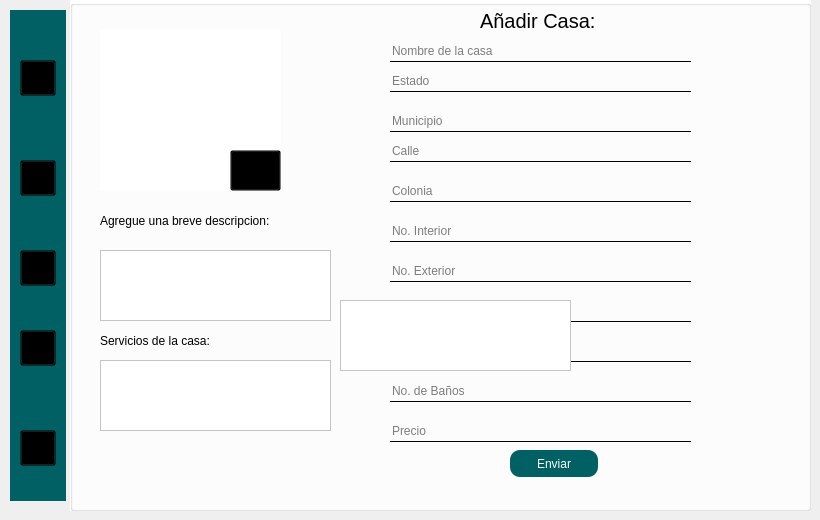
      <widget class="QWidget" name="Propietario_12">
       <widget class="QGroupBox" name="groupBox_23">
        <property name="geometry">
         <rect>
          <x>70</x>
          <y>0</y>
          <width>741</width>
          <height>511</height>
         </rect>
        </property>
        <property name="styleSheet">
         <string notr="true">QGroupBox{
background-color:white;

}
QLabel{
background-color:transparent;
color:black;
}
QLineEdit{
background-color:transparent;
border:none;
border-bottom: 1px solid;
border-color: black;
border-bottom: 1px solid;
}</string>
        </property>
        <property name="title">
         <string/>
        </property>
        <widget class="QLineEdit" name="estado_3">
         <property name="geometry">
          <rect>
           <x>320</x>
           <y>70</y>
           <width>301</width>
           <height>22</height>
          </rect>
         </property>
         <property name="styleSheet">
          <string notr="true"/>
         </property>
         <property name="placeholderText">
          <string>Estado</string>
         </property>
        </widget>
        <widget class="QLineEdit" name="calle_2">
         <property name="geometry">
          <rect>
           <x>320</x>
           <y>140</y>
           <width>301</width>
           <height>22</height>
          </rect>
         </property>
         <property name="styleSheet">
          <string notr="true"/>
         </property>
         <property name="placeholderText">
          <string>Calle</string>
         </property>
        </widget>
        <widget class="QLineEdit" name="no_habitaciones">
         <property name="geometry">
          <rect>
           <x>320</x>
           <y>340</y>
           <width>301</width>
           <height>22</height>
          </rect>
         </property>
         <property name="styleSheet">
          <string notr="true"/>
         </property>
         <property name="placeholderText">
          <string>Habitaciones</string>
         </property>
        </widget>
        <widget class="QLineEdit" name="banos_2">
         <property name="geometry">
          <rect>
           <x>320</x>
           <y>380</y>
           <width>301</width>
           <height>22</height>
          </rect>
         </property>
         <property name="styleSheet">
          <string notr="true"/>
         </property>
         <property name="placeholderText">
          <string>No. de Baños</string>
         </property>
        </widget>
        <widget class="QPushButton" name="AddCasa">
         <property name="geometry">
          <rect>
           <x>440</x>
           <y>450</y>
           <width>88</width>
           <height>27</height>
          </rect>
         </property>
         <property name="styleSheet">
          <string notr="true">QPushButton{
	background-color: #006064;
	color: white;
    selection-color: white;  
    border-radius: 10px; 
    padding: 2px 4px;
}

QPushButton:hover{
	background-color: #006064;
	color: white;
    selection-color: white;  
    border-radius: 10px; 
    padding: 2px 4px;

}</string>
         </property>
         <property name="text">
          <string>Enviar</string>
         </property>
        </widget>
        <widget class="QLabel" name="label_92">
         <property name="geometry">
          <rect>
           <x>410</x>
           <y>0</y>
           <width>171</width>
           <height>41</height>
          </rect>
         </property>
         <property name="styleSheet">
          <string notr="true">
font-size: 20px;
</string>
         </property>
         <property name="text">
          <string>Añadir Casa:</string>
         </property>
        </widget>
        <widget class="QLabel" name="img_casa">
         <property name="geometry">
          <rect>
           <x>30</x>
           <y>30</y>
           <width>181</width>
           <height>161</height>
          </rect>
         </property>
         <property name="styleSheet">
          <string notr="true">background-color: rgb(255, 255, 255);</string>
         </property>
         <property name="text">
          <string/>
         </property>
        </widget>
        <widget class="QPushButton" name="addFoto">
         <property name="geometry">
          <rect>
           <x>160</x>
           <y>150</y>
           <width>51</width>
           <height>41</height>
          </rect>
         </property>
         <property name="styleSheet">
          <string notr="true">QPushButton{
border-image: url(C:/Users/ailes/OneDrive/Escritorio/HRS/Recursos/addPhoto.png);
background-color:transparent;
    background-repeat: no-repeat;
    width: 36px;
    height: 36px;
}
</string>
         </property>
         <property name="text">
          <string/>
         </property>
        </widget>
        <widget class="QLineEdit" name="colonia_2">
         <property name="geometry">
          <rect>
           <x>320</x>
           <y>180</y>
           <width>301</width>
           <height>22</height>
          </rect>
         </property>
         <property name="styleSheet">
          <string notr="true"/>
         </property>
         <property name="placeholderText">
          <string>Colonia</string>
         </property>
        </widget>
        <widget class="QLineEdit" name="no_interior">
         <property name="geometry">
          <rect>
           <x>320</x>
           <y>220</y>
           <width>301</width>
           <height>22</height>
          </rect>
         </property>
         <property name="styleSheet">
          <string notr="true"/>
         </property>
         <property name="placeholderText">
          <string>No. Interior</string>
         </property>
        </widget>
        <widget class="QLineEdit" name="no_exterior">
         <property name="geometry">
          <rect>
           <x>320</x>
           <y>260</y>
           <width>301</width>
           <height>22</height>
          </rect>
         </property>
         <property name="styleSheet">
          <string notr="true"/>
         </property>
         <property name="placeholderText">
          <string>No. Exterior</string>
         </property>
        </widget>
        <widget class="QLineEdit" name="cp_2">
         <property name="geometry">
          <rect>
           <x>320</x>
           <y>300</y>
           <width>301</width>
           <height>22</height>
          </rect>
         </property>
         <property name="styleSheet">
          <string notr="true"/>
         </property>
         <property name="placeholderText">
          <string>Codigo Postal</string>
         </property>
        </widget>
        <widget class="QLineEdit" name="precio_3">
         <property name="geometry">
          <rect>
           <x>320</x>
           <y>420</y>
           <width>301</width>
           <height>22</height>
          </rect>
         </property>
         <property name="styleSheet">
          <string notr="true"/>
         </property>
         <property name="placeholderText">
          <string>Precio</string>
         </property>
        </widget>
        <widget class="QLineEdit" name="nom_casa_2">
         <property name="geometry">
          <rect>
           <x>320</x>
           <y>40</y>
           <width>301</width>
           <height>22</height>
          </rect>
         </property>
         <property name="styleSheet">
          <string notr="true"/>
         </property>
         <property name="placeholderText">
          <string>Nombre de la casa</string>
         </property>
        </widget>
        <widget class="QPlainTextEdit" name="plainTextEdit_2">
         <property name="geometry">
          <rect>
           <x>30</x>
           <y>360</y>
           <width>231</width>
           <height>71</height>
          </rect>
         </property>
         <property name="styleSheet">
          <string notr="true">background-color: rgb(255, 255, 255);
color:balck;
border-color: rgb(0, 0, 0);</string>
         </property>
         <property name="plainText">
          <string/>
         </property>
        </widget>
        <widget class="QLabel" name="label_93">
         <property name="geometry">
          <rect>
           <x>30</x>
           <y>200</y>
           <width>231</width>
           <height>41</height>
          </rect>
         </property>
         <property name="styleSheet">
          <string notr="true"/>
         </property>
         <property name="text">
          <string>Agregue una breve descripcion:</string>
         </property>
        </widget>
        <widget class="QPlainTextEdit" name="plainTextEdit_3">
         <property name="geometry">
          <rect>
           <x>30</x>
           <y>250</y>
           <width>231</width>
           <height>71</height>
          </rect>
         </property>
         <property name="styleSheet">
          <string notr="true">background-color: rgb(255, 255, 255);
color:balck;
border-color: rgb(0, 0, 0);</string>
         </property>
         <property name="plainText">
          <string/>
         </property>
        </widget>
        <widget class="QLabel" name="label_94">
         <property name="geometry">
          <rect>
           <x>30</x>
           <y>320</y>
           <width>231</width>
           <height>41</height>
          </rect>
         </property>
         <property name="styleSheet">
          <string notr="true"/>
         </property>
         <property name="text">
          <string>Servicios de la casa:</string>
         </property>
        </widget>
        <widget class="QLineEdit" name="municipio">
         <property name="geometry">
          <rect>
           <x>320</x>
           <y>110</y>
           <width>301</width>
           <height>22</height>
          </rect>
         </property>
         <property name="styleSheet">
          <string notr="true"/>
         </property>
         <property name="placeholderText">
          <string>Municipio</string>
         </property>
        </widget>
        <widget class="QPlainTextEdit" name="plainTextEdit_4">
         <property name="geometry">
          <rect>
           <x>270</x>
           <y>300</y>
           <width>231</width>
           <height>71</height>
          </rect>
         </property>
         <property name="styleSheet">
          <string notr="true">background-color: rgb(255, 255, 255);
color:balck;
border-color: rgb(0, 0, 0);</string>
         </property>
         <property name="plainText">
          <string/>
         </property>
        </widget>
       </widget>
       <widget class="QGroupBox" name="groupBox_24">
        <property name="geometry">
         <rect>
          <x>10</x>
          <y>10</y>
          <width>56</width>
          <height>491</height>
         </rect>
        </property>
        <property name="styleSheet">
         <string notr="true">QGroupBox{
background-color: #006064;
border: none;
}
QPushButton{
	background:transparent;
}</string>
        </property>
        <property name="title">
         <string/>
        </property>
        <widget class="QPushButton" name="home_10">
         <property name="geometry">
          <rect>
           <x>10</x>
           <y>50</y>
           <width>36</width>
           <height>36</height>
          </rect>
         </property>
         <property name="styleSheet">
          <string notr="true">QPushButton{
  border-image: url(C:/Users/ailes/OneDrive/Escritorio/HRS/Recursos/house2.png);
    background-repeat: no-repeat;
    width: 36px;
    height: 36px;
}
QPushButton:hover {
  
    background-repeat: no-repeat;
  border-image: url(C:/Users/ailes/OneDrive/Escritorio/HRS/Recursos/house.png);
}</string>
         </property>
         <property name="text">
          <string/>
         </property>
        </widget>
        <widget class="QPushButton" name="salir_10">
         <property name="geometry">
          <rect>
           <x>10</x>
           <y>420</y>
           <width>36</width>
           <height>36</height>
          </rect>
         </property>
         <property name="styleSheet">
          <string notr="true">QPushButton{
 border-image: url(C:/Users/ailes/OneDrive/Escritorio/HRS/Recursos/outSesion2.png);
    background-repeat: no-repeat;
    width: 36px;
    height: 36px;
}
QPushButton:hover {
    border-image: url(C:/Users/ailes/OneDrive/Escritorio/HRS/Recursos/outSesion.png);
    background-repeat: no-repeat;
}</string>
         </property>
         <property name="text">
          <string/>
         </property>
        </widget>
        <widget class="QPushButton" name="reservaciones_10">
         <property name="geometry">
          <rect>
           <x>10</x>
           <y>240</y>
           <width>36</width>
           <height>36</height>
          </rect>
         </property>
         <property name="styleSheet">
          <string notr="true">QPushButton{
 border-image: url(C:/Users/ailes/OneDrive/Escritorio/HRS/Recursos/cash2.png);
    background-repeat: no-repeat;
    width: 36px;
    height: 36px;
}
QPushButton:hover {
  border-image: url(C:/Users/ailes/OneDrive/Escritorio/HRS/Recursos/cash.png);
    background-repeat: no-repeat;
}</string>
         </property>
         <property name="text">
          <string/>
         </property>
        </widget>
        <widget class="QPushButton" name="add_10">
         <property name="geometry">
          <rect>
           <x>10</x>
           <y>150</y>
           <width>36</width>
           <height>36</height>
          </rect>
         </property>
         <property name="styleSheet">
          <string notr="true">QPushButton{
 border-image: url(C:/Users/ailes/OneDrive/Escritorio/HRS/Recursos/addHouse.png);
    background-repeat: no-repeat;
    width: 36px;
    height: 36px;
}
QPushButton:hover {
 border-image: url(C:/Users/ailes/OneDrive/Escritorio/HRS/Recursos/addHouse2.png);
    background-repeat: no-repeat;
}</string>
         </property>
         <property name="text">
          <string/>
         </property>
        </widget>
        <widget class="QPushButton" name="ajustes_10">
         <property name="geometry">
          <rect>
           <x>10</x>
           <y>320</y>
           <width>36</width>
           <height>36</height>
          </rect>
         </property>
         <property name="styleSheet">
          <string notr="true">QPushButton{
 border-image: url(C:/Users/ailes/OneDrive/Escritorio/HRS/Recursos/config2.png);
    background-repeat: no-repeat;
    width: 36px;
    height: 36px;
}
QPushButton:hover {
   border-image: url(C:/Users/ailes/OneDrive/Escritorio/HRS/Recursos/config.png);
    background-repeat: no-repeat;
}</string>
         </property>
         <property name="text">
          <string/>
         </property>
        </widget>
       </widget>
      </widget>
